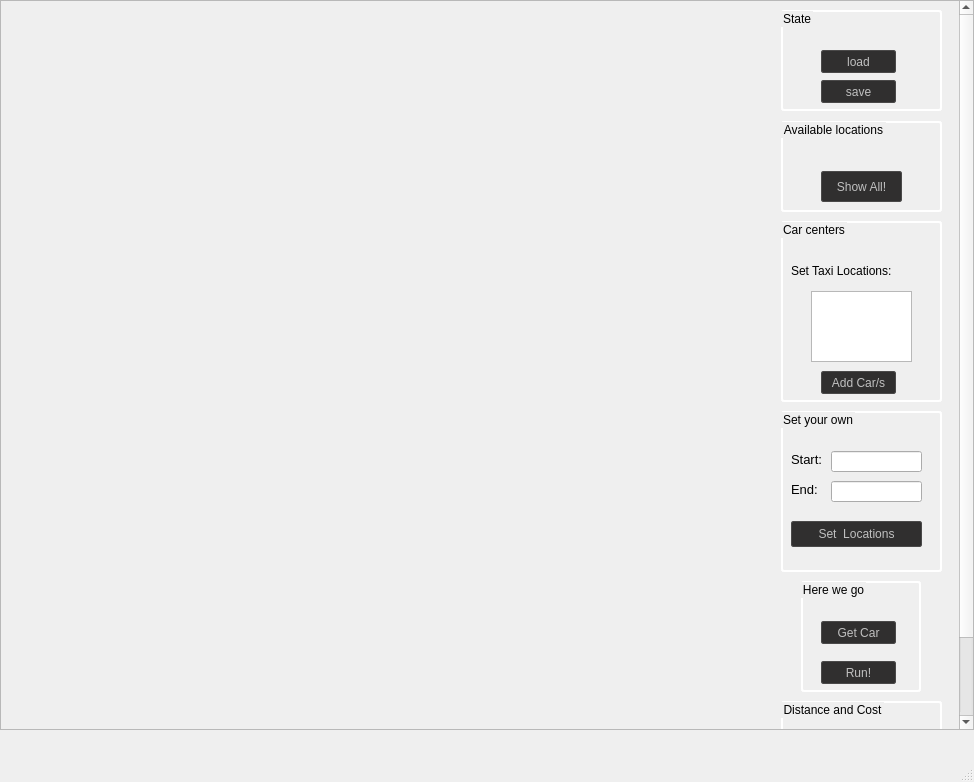
<?xml version="1.0" encoding="UTF-8"?>
<ui version="4.0">
 <class>MainWindow</class>
 <widget class="QMainWindow" name="MainWindow">
  <property name="geometry">
   <rect>
    <x>0</x>
    <y>0</y>
    <width>974</width>
    <height>782</height>
   </rect>
  </property>
  <property name="windowTitle">
   <string>Taxi Reservation System</string>
  </property>
  <widget class="QWidget" name="centralWidget">
   <widget class="QScrollArea" name="scrollArea">
    <property name="geometry">
     <rect>
      <x>0</x>
      <y>0</y>
      <width>974</width>
      <height>730</height>
     </rect>
    </property>
    <property name="widgetResizable">
     <bool>false</bool>
    </property>
    <widget class="QWidget" name="scrollAreaWidgetContents">
     <property name="geometry">
      <rect>
       <x>0</x>
       <y>0</y>
       <width>957</width>
       <height>819</height>
      </rect>
     </property>
     <widget class="QLabel" name="MapLbl">
      <property name="geometry">
       <rect>
        <x>0</x>
        <y>0</y>
        <width>769</width>
        <height>769</height>
       </rect>
      </property>
      <property name="mouseTracking">
       <bool>true</bool>
      </property>
      <property name="frameShape">
       <enum>QFrame::NoFrame</enum>
      </property>
      <property name="text">
       <string/>
      </property>
      <property name="pixmap">
       <pixmap>../../map.jpg</pixmap>
      </property>
     </widget>
     <widget class="QGroupBox" name="groupBox">
      <property name="geometry">
       <rect>
        <x>780</x>
        <y>410</y>
        <width>161</width>
        <height>161</height>
       </rect>
      </property>
      <property name="styleSheet">
       <string notr="true">QGroupBox { 
     border: 2px solid white; 
     border-radius: 3px; 
 } </string>
      </property>
      <property name="title">
       <string>Set your own</string>
      </property>
      <widget class="QLabel" name="label_4">
       <property name="geometry">
        <rect>
         <x>10</x>
         <y>70</y>
         <width>31</width>
         <height>16</height>
        </rect>
       </property>
       <property name="font">
        <font>
         <pointsize>10</pointsize>
        </font>
       </property>
       <property name="text">
        <string>End:</string>
       </property>
      </widget>
      <widget class="QLineEdit" name="Start_text">
       <property name="geometry">
        <rect>
         <x>50</x>
         <y>40</y>
         <width>91</width>
         <height>21</height>
        </rect>
       </property>
       <property name="styleSheet">
        <string notr="true">QLineEdit:hover
{
    border: 1px solid #78879b;
    color: black;
}</string>
       </property>
      </widget>
      <widget class="QLabel" name="label_3">
       <property name="geometry">
        <rect>
         <x>10</x>
         <y>40</y>
         <width>31</width>
         <height>16</height>
        </rect>
       </property>
       <property name="font">
        <font>
         <pointsize>10</pointsize>
        </font>
       </property>
       <property name="text">
        <string>Start:</string>
       </property>
      </widget>
      <widget class="QPushButton" name="Start_button">
       <property name="geometry">
        <rect>
         <x>10</x>
         <y>110</y>
         <width>131</width>
         <height>26</height>
        </rect>
       </property>
       <property name="styleSheet">
        <string notr="true">QPushButton
{
    color: silver;
    background-color: #302F2F;
    border-width: 1px;
    border-color: #4A4949;
    border-style: solid;
    padding-top: 5px;
    padding-bottom: 5px;
    padding-left: 5px;
    padding-right: 5px;
    border-radius: 2px;
    outline: none;
}

QPushButton:disabled
{
    background-color: #302F2F;
    border-width: 1px;
    border-color: #3A3939;
    border-style: solid;
    padding-top: 5px;
    padding-bottom: 5px;
    padding-left: 10px;
    padding-right: 10px;
    /*border-radius: 2px;*/
    color: #454545;
}

QPushButton:focus {
    background-color:yellow;
    color: black;
}
QPushButton:checked{
    background-color: #4A4949;
    border-color: #6A6969;
}
QPushButton:hover
{
    border: 1px solid yellow;
    color: yellow;
	background-color: #4A4949;
}</string>
       </property>
       <property name="text">
        <string>Set  Locations</string>
       </property>
      </widget>
      <widget class="QLineEdit" name="End_text">
       <property name="geometry">
        <rect>
         <x>50</x>
         <y>70</y>
         <width>91</width>
         <height>21</height>
        </rect>
       </property>
       <property name="styleSheet">
        <string notr="true">QLineEdit:hover
{
    border: 1px solid #78879b;
    color: black;
}</string>
       </property>
      </widget>
     </widget>
     <widget class="QGroupBox" name="groupBox_2">
      <property name="geometry">
       <rect>
        <x>780</x>
        <y>220</y>
        <width>161</width>
        <height>181</height>
       </rect>
      </property>
      <property name="styleSheet">
       <string notr="true">QGroupBox { 
     border: 2px solid white; 
     border-radius: 3px; 
 } </string>
      </property>
      <property name="title">
       <string>Car centers</string>
      </property>
      <widget class="QPushButton" name="AddCars_button">
       <property name="geometry">
        <rect>
         <x>40</x>
         <y>150</y>
         <width>75</width>
         <height>23</height>
        </rect>
       </property>
       <property name="styleSheet">
        <string notr="true">QPushButton
{
    color: silver;
    background-color: #302F2F;
    border-width: 1px;
    border-color: #4A4949;
    border-style: solid;
    padding-top: 5px;
    padding-bottom: 5px;
    padding-left: 5px;
    padding-right: 5px;
    border-radius: 2px;
    outline: none;
}

QPushButton:disabled
{
    background-color: #302F2F;
    border-width: 1px;
    border-color: #3A3939;
    border-style: solid;
    padding-top: 5px;
    padding-bottom: 5px;
    padding-left: 10px;
    padding-right: 10px;
    /*border-radius: 2px;*/
    color: #454545;
}

QPushButton:focus {
    background-color:yellow;
    color: black;
}
QPushButton:checked{
    background-color: #4A4949;
    border-color: #6A6969;
}
QPushButton:hover
{
    border: 1px solid yellow;
    color: yellow;
	background-color: #4A4949;
}</string>
       </property>
       <property name="text">
        <string>Add Car/s</string>
       </property>
      </widget>
      <widget class="QPlainTextEdit" name="CarLocation_text">
       <property name="geometry">
        <rect>
         <x>30</x>
         <y>70</y>
         <width>101</width>
         <height>71</height>
        </rect>
       </property>
      </widget>
      <widget class="QLabel" name="label">
       <property name="geometry">
        <rect>
         <x>10</x>
         <y>40</y>
         <width>141</width>
         <height>20</height>
        </rect>
       </property>
       <property name="text">
        <string>Set Taxi Locations:</string>
       </property>
      </widget>
     </widget>
     <widget class="QGroupBox" name="groupBox_3">
      <property name="geometry">
       <rect>
        <x>780</x>
        <y>120</y>
        <width>161</width>
        <height>91</height>
       </rect>
      </property>
      <property name="styleSheet">
       <string notr="true">QGroupBox { 
     border: 2px solid white; 
     border-radius: 3px; 
 } </string>
      </property>
      <property name="title">
       <string>Available locations</string>
      </property>
      <widget class="QPushButton" name="ShowAll_button">
       <property name="geometry">
        <rect>
         <x>40</x>
         <y>50</y>
         <width>81</width>
         <height>31</height>
        </rect>
       </property>
       <property name="styleSheet">
        <string notr="true">QPushButton
{
    color: silver;
    background-color: #302F2F;
    border-width: 1px;
    border-color: #4A4949;
    border-style: solid;
    padding-top: 5px;
    padding-bottom: 5px;
    padding-left: 5px;
    padding-right: 5px;
    border-radius: 2px;
    outline: none;
}

QPushButton:disabled
{
    background-color: #302F2F;
    border-width: 1px;
    border-color: #3A3939;
    border-style: solid;
    padding-top: 5px;
    padding-bottom: 5px;
    padding-left: 10px;
    padding-right: 10px;
    /*border-radius: 2px;*/
    color: #454545;
}

QPushButton:focus {
    background-color: magenta;
    color: black;
}
QPushButton:checked{
    background-color: #4A4949;
    border-color: #6A6969;
}
QPushButton:hover
{
    border: 1px solid magenta;
    color: magenta;
	background-color: #4A4949;
}</string>
       </property>
       <property name="text">
        <string>Show All!</string>
       </property>
      </widget>
     </widget>
     <widget class="QGroupBox" name="groupBox_4">
      <property name="geometry">
       <rect>
        <x>800</x>
        <y>580</y>
        <width>120</width>
        <height>111</height>
       </rect>
      </property>
      <property name="styleSheet">
       <string notr="true">QGroupBox { 
     border: 2px solid white; 
     border-radius: 3px; 
 } </string>
      </property>
      <property name="title">
       <string>Here we go</string>
      </property>
      <widget class="QPushButton" name="Run">
       <property name="geometry">
        <rect>
         <x>20</x>
         <y>80</y>
         <width>75</width>
         <height>23</height>
        </rect>
       </property>
       <property name="styleSheet">
        <string notr="true">QPushButton
{
    color: silver;
    background-color: #302F2F;
    border-width: 1px;
    border-color: #4A4949;
    border-style: solid;
    padding-top: 5px;
    padding-bottom: 5px;
    padding-left: 5px;
    padding-right: 5px;
    border-radius: 2px;
    outline: none;
}

QPushButton:disabled
{
    background-color: #302F2F;
    border-width: 1px;
    border-color: #3A3939;
    border-style: solid;
    padding-top: 5px;
    padding-bottom: 5px;
    padding-left: 10px;
    padding-right: 10px;
    /*border-radius: 2px;*/
    color: #454545;
}

QPushButton:focus {
    background-color: #00FF00;
    color: black;
}
QPushButton:checked{
    background-color: #4A4949;
    border-color: #6A6969;
}
QPushButton:hover
{
    border: 1px solid #00FF00;
    color: #00FF00;
	background-color: #4A4949;
}</string>
       </property>
       <property name="text">
        <string>Run!</string>
       </property>
      </widget>
      <widget class="QPushButton" name="getCar">
       <property name="geometry">
        <rect>
         <x>20</x>
         <y>40</y>
         <width>75</width>
         <height>23</height>
        </rect>
       </property>
       <property name="styleSheet">
        <string notr="true">QPushButton
{
    color: silver;
    background-color: #302F2F;
    border-width: 1px;
    border-color: #4A4949;
    border-style: solid;
    padding-top: 5px;
    padding-bottom: 5px;
    padding-left: 5px;
    padding-right: 5px;
    border-radius: 2px;
    outline: none;
}

QPushButton:disabled
{
    background-color: #302F2F;
    border-width: 1px;
    border-color: #3A3939;
    border-style: solid;
    padding-top: 5px;
    padding-bottom: 5px;
    padding-left: 10px;
    padding-right: 10px;
    /*border-radius: 2px;*/
    color: #454545;
}

QPushButton:focus {
    background-color:cyan;
    color: black;
}
QPushButton:checked{
    background-color: #4A4949;
    border-color: #6A6969;
}
QPushButton:hover
{
    border: 1px solid cyan;
    color: cyan;
	background-color: #4A4949;
}</string>
       </property>
       <property name="text">
        <string>Get Car</string>
       </property>
      </widget>
     </widget>
     <widget class="QGroupBox" name="groupBox_5">
      <property name="geometry">
       <rect>
        <x>780</x>
        <y>700</y>
        <width>161</width>
        <height>111</height>
       </rect>
      </property>
      <property name="styleSheet">
       <string notr="true">QGroupBox { 
     border: 2px solid white; 
     border-radius: 3px; 
 } </string>
      </property>
      <property name="title">
       <string>Distance and Cost</string>
      </property>
      <widget class="QLabel" name="ogra">
       <property name="geometry">
        <rect>
         <x>10</x>
         <y>30</y>
         <width>141</width>
         <height>71</height>
        </rect>
       </property>
       <property name="frameShape">
        <enum>QFrame::NoFrame</enum>
       </property>
       <property name="frameShadow">
        <enum>QFrame::Plain</enum>
       </property>
       <property name="text">
        <string/>
       </property>
      </widget>
     </widget>
     <widget class="QGroupBox" name="groupBox_6">
      <property name="geometry">
       <rect>
        <x>780</x>
        <y>9</y>
        <width>161</width>
        <height>101</height>
       </rect>
      </property>
      <property name="styleSheet">
       <string notr="true">QGroupBox { 
     border: 2px solid white; 
     border-radius: 3px; 
 } </string>
      </property>
      <property name="title">
       <string>State</string>
      </property>
      <widget class="QPushButton" name="load">
       <property name="geometry">
        <rect>
         <x>40</x>
         <y>40</y>
         <width>75</width>
         <height>23</height>
        </rect>
       </property>
       <property name="styleSheet">
        <string notr="true">QPushButton
{
    color: silver;
    background-color: #302F2F;
    border-width: 1px;
    border-color: #4A4949;
    border-style: solid;
    padding-top: 5px;
    padding-bottom: 5px;
    padding-left: 5px;
    padding-right: 5px;
    border-radius: 2px;
    outline: none;
}

QPushButton:disabled
{
    background-color: #302F2F;
    border-width: 1px;
    border-color: #3A3939;
    border-style: solid;
    padding-top: 5px;
    padding-bottom: 5px;
    padding-left: 10px;
    padding-right: 10px;
    /*border-radius: 2px;*/
    color: #454545;
}

QPushButton:focus {
    background-color:yellow;
    color: black;
}
QPushButton:checked{
    background-color: #4A4949;
    border-color: #6A6969;
}
QPushButton:hover
{
    border: 1px solid yellow;
    color: yellow;
	background-color: #4A4949;
}</string>
       </property>
       <property name="text">
        <string>load</string>
       </property>
      </widget>
      <widget class="QPushButton" name="save">
       <property name="geometry">
        <rect>
         <x>40</x>
         <y>70</y>
         <width>75</width>
         <height>23</height>
        </rect>
       </property>
       <property name="styleSheet">
        <string notr="true">QPushButton
{
    color: silver;
    background-color: #302F2F;
    border-width: 1px;
    border-color: #4A4949;
    border-style: solid;
    padding-top: 5px;
    padding-bottom: 5px;
    padding-left: 5px;
    padding-right: 5px;
    border-radius: 2px;
    outline: none;
}

QPushButton:disabled
{
    background-color: #302F2F;
    border-width: 1px;
    border-color: #3A3939;
    border-style: solid;
    padding-top: 5px;
    padding-bottom: 5px;
    padding-left: 10px;
    padding-right: 10px;
    /*border-radius: 2px;*/
    color: #454545;
}

QPushButton:focus {
    background-color:yellow;
    color: black;
}
QPushButton:checked{
    background-color: #4A4949;
    border-color: #6A6969;
}
QPushButton:hover
{
    border: 1px solid yellow;
    color: yellow;
	background-color: #4A4949;
}</string>
       </property>
       <property name="text">
        <string>save</string>
       </property>
      </widget>
     </widget>
    </widget>
   </widget>
  </widget>
  <widget class="QMenuBar" name="menuBar">
   <property name="geometry">
    <rect>
     <x>0</x>
     <y>0</y>
     <width>974</width>
     <height>25</height>
    </rect>
   </property>
  </widget>
  <widget class="QStatusBar" name="statusBar"/>
 </widget>
 <layoutdefault spacing="6" margin="11"/>
 <resources/>
 <connections/>
</ui>
